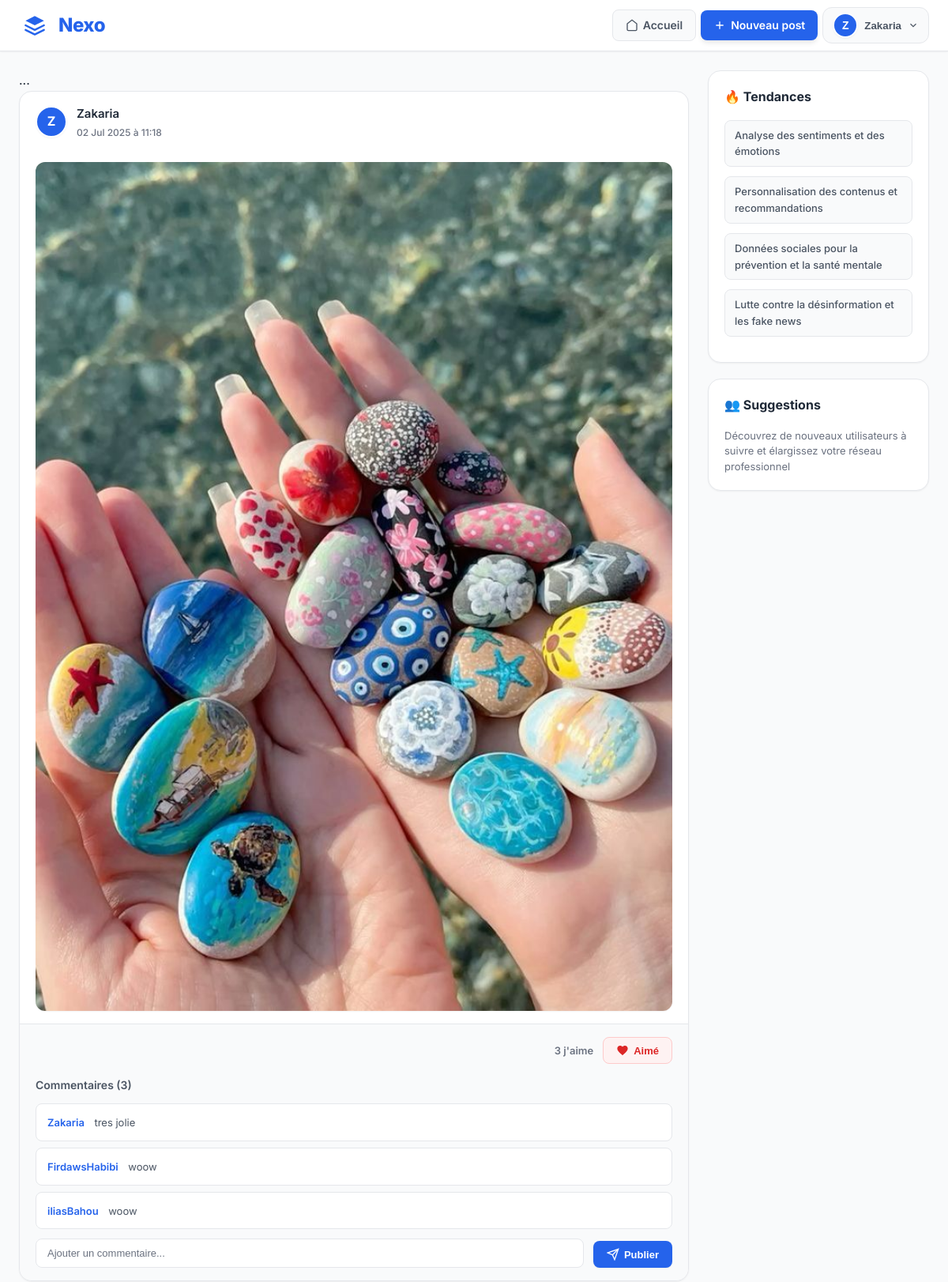
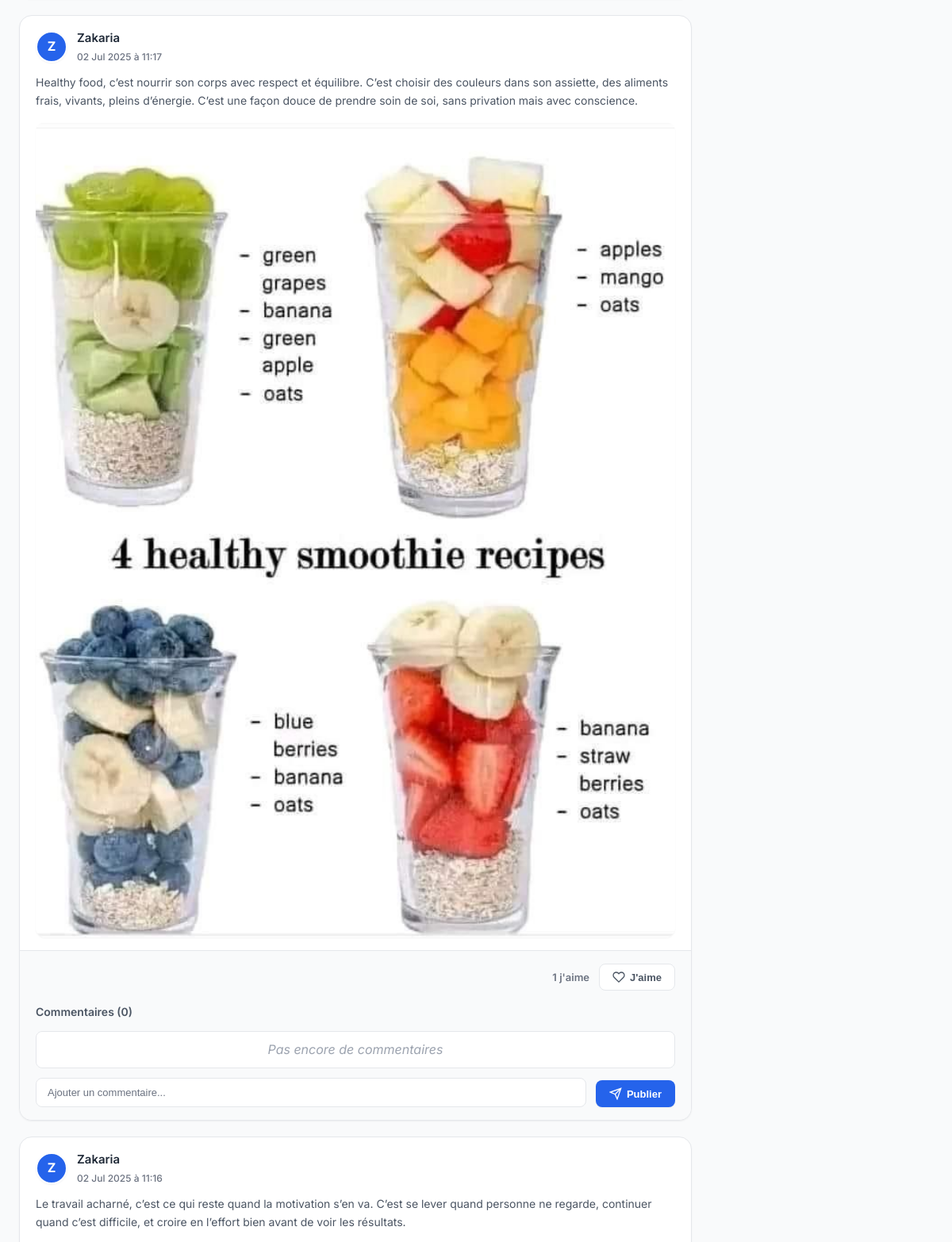
Screenshot of / (signed in, upper part) with the database file from the repository (2 pictures, top to bottom).
### posts/models.py (models this page shows, shortened)
class Post(models.Model):
    author = models.ForeignKey(User, on_delete=models.CASCADE, related_name='posts')
    content = models.TextField()
    image = models.ImageField(upload_to='post_images/', blank=True, null=True)
    created_at = models.DateTimeField(auto_now_add=True)
    likes = models.ManyToManyField(User, related_name='liked_posts', blank=True)  # <-- ajouté ici

class Comment(models.Model):
    post = models.ForeignKey(Post, on_delete=models.CASCADE, related_name='comments')
    author = models.ForeignKey(User, on_delete=models.CASCADE)
    content = models.TextField()
    created_at = models.DateTimeField(auto_now_add=True)

### posts/views.py (the view)
# urls.py: 2. Add a URL to urlpatterns:  path('', views.home, name='home')
@login_required
def home(request):
    posts = Post.objects.all().order_by('-created_at')
    try:
        profile = UserProfile.objects.get(user=request.user)
    except UserProfile.DoesNotExist:
        profile = None
    context = {
        'posts': posts,
        'profile': profile,
    }
    return render(request, 'posts/home.html', context)

### users/templatetags/follow_tags.py (called while the page is built)
@register.filter
def is_following(user, target_user):
    return Follow.objects.filter(follower=user, following=target_user).exists()

### templates/posts/home.html (shortened to what this page needs)
<!DOCTYPE html>
<html lang="fr">
<head>
</head>
<body>
    {% load follow_tags %}
    <nav class="main-navbar">
        <div class="navbar-container">
            <a href="{% url 'home' %}" class="navbar-brand">
                <div class="logo-container">
                </div>
                <span class="brand-text">Nexo</span>
            </a>
            <div class="navbar-nav">
                <a href="{% url 'home' %}" class="nav-link">
                    <svg width="16" height="16" viewBox="0 0 24 24" fill="none" stroke="currentColor" stroke-width="2">
                        <path d="M3 9l9-7 9 7v11a2 2 0 0 1-2 2H5a2 2 0 0 1-2-2z"/>
                    </svg>
                    Accueil
                </a>
                <a href="{% url 'create_post' %}" class="nav-link primary">
                    <svg width="16" height="16" viewBox="0 0 24 24" fill="none" stroke="currentColor" stroke-width="2">
                        <path d="M12 5v14m-7-7h14"/>
                    </svg>
                    Nouveau post
                </a>
                <div class="profile-dropdown">
                    <button class="profile-trigger" onclick="toggleDropdown()">
                        <div class="profile-avatar">
                            {% if user.profile.profile_picture %}
                                <img src="{{ user.profile.profile_picture.url }}" alt="Avatar de {{ user.username }}">
                            {% else %}
                                {{ user.username|first|upper }}
                            {% endif %}
                        </div>
                        <span>{{ user.username|default:"Utilisateur" }}</span>
                        <svg width="14" height="14" viewBox="0 0 24 24" fill="none" stroke="currentColor" stroke-width="2">
                            <polyline points="6,9 12,15 18,9"></polyline>
                        </svg>
                    </button>
                </div>
            </div>
        </div>
    </nav>
    <div class="main-container">
        <main class="posts-feed">
           {% if profile %}
<div class="profile-section fade-in">
    <div class="welcome-message">
        <h3>Bienvenue, {{ user.username }} !</h3>
        <p>Découvrez les dernières tendances</p>
    </div>
    <div class="profile-header">
        <div class="profile-avatar-large">
            {% if profile.profile_picture %}
                <img src="{{ profile.profile_picture.url }}" alt="Avatar de {{ profile.user.username }}">
            {% else %}
                {{ user.username|first|upper }}
            {% endif %}
        </div>
        <div class="profile-info">
            <h2>
                {% if profile.user.get_full_name %}
                    {{ profile.user.get_full_name }}
                {% else %}
                    {{ user.username|default:"Utilisateur" }}
                {% endif %}
            </h2>
            <div class="profile-username">@{{ user.username }}</div>
            {% if profile.bio %}
                <div class="profile-bio">{{ profile.bio }}</div>
            {% endif %}
            <div class="profile-details">
                {% if profile.location %}
                    <div class="profile-detail-item">
                        <span>{{ profile.location }}</span>
                    </div>
                {% endif %}
                {% if profile.website %}
                    <div class="profile-detail-item">
                        <a href="{{ profile.website }}" target="_blank">{{ profile.website }}</a>
                    </div>
                {% endif %}
                {% if profile.gender %}
                    <div class="profile-detail-item">
                        <span>{{ profile.get_gender_display }}</span>
                    </div>
                {% endif %}
            </div>
            <div class="profile-stats">
                <div>
                    <span>{{ posts|length }}</span>
                    Posts
                </div>
                <div>
                    <span>1.2k</span>
                    Abonnés
                </div>
                <div>
                    <span>847</span>
                    Abonnements
                </div>
            </div>
        </div>
    </div>
</div>
{% else %}
...
{% endif %}
            {% for post in posts %}
            <article class="post-card fade-in">
                <div class="post-header">
                    <div class="post-avatar">
                        {% if post.author.profile.profile_picture %}
                            <img src="{{ post.author.profile.profile_picture.url }}" alt="Avatar de {{ post.author.username }}">
                        {% else %}
                            {{ post.author.username|first|upper }}
                        {% endif %}
                    </div>
                    <div class="post-meta">
                        <div class="post-author">{{ post.author.username }}</div>
                        <div class="post-date">{{ post.created_at|date:"d M Y à H:i" }}</div>
                    </div>
                </div>
                <div class="post-content">
                    {{ post.content }}
                </div>
                {% if post.image %}
                <img src="{{ post.image.url }}" alt="Image du post" class="post-image">
                {% endif %}
                <div class="post-actions">
                    <div class="post-interactions">
                        <div class="likes-section">
                            <div class="likes-count">{{ post.likes.count }} j'aime</div>
                            <div class="action-buttons">
                                <form action="{% url 'like_post' post.id %}" method="post">
                                    {% if user in post.likes.all %}
                                    <button type="submit" class="btn liked">
                                        <svg width="16" height="16" viewBox="0 0 24 24" fill="currentColor">
                                            <path d="M12 21.35l-1.45-1.32C5.4 15.36 2 12.28 2 8.5 2 5.42 4.42 3 7.5 3c1.74 0 3.41.81 4.5 2.09C13.09 3.81 14.76 3 16.5 3 19.58 3 22 5.42 22 8.5c0 3.78-3.4 6.86-8.55 11.54L12 21.35z"/>
                                        </svg>
                                        Aimé
                                    </button>
                                    {% else %}
                                    <button type="submit" class="btn">
                                        <svg width="16" height="16" viewBox="0 0 24 24" fill="none" stroke="currentColor" stroke-width="2">
                                            <path d="M20.84 4.61a5.5 5.5 0 0 0-7.78 0L12 5.67l-1.06-1.06a5.5 5.5 0 0 0-7.78 7.78l1.06 1.06L12 21.23l7.78-7.78 1.06-1.06a5.5 5.5 0 0 0 0-7.78z"/>
                                        </svg>
                                        J'aime
                                    </button>
                                    {% endif %}
                                </form>
                            </div>
                        </div>
                    </div>
                    <div class="comments-section">
                        <div class="comments-header">
                            Commentaires ({{ post.comments.count }})
                        </div>
                        <ul class="comments-list">
                            {% for comment in post.comments.all %}
                            <li class="comment-item">
                                <span class="comment-author">{{ comment.author.username }}</span>
                                <span class="comment-content">{{ comment.content }}</span>
                            </li>
                            {% empty %}
                            <li class="comment-item" style="text-align: center; color: #9ca3af; font-style: italic;">
                                Pas encore de commentaires
                            </li>
                            {% endfor %}
                        </ul>
                        <form action="{% url 'add_comment' post.id %}" method="post" class="comment-form">
                            <input type="text" name="content" placeholder="Ajouter un commentaire..." required class="comment-input">
                            <button type="submit" class="btn primary">
                                <svg width="16" height="16" viewBox="0 0 24 24" fill="none" stroke="currentColor" stroke-width="2">
                                    <line x1="22" y1="2" x2="11" y2="13"/>
                                    <polygon points="22,2 15,22 11,13 2,9 22,2"/>
                                </svg>
                                Publier
                            </button>
                        </form>
                    </div>
                </div>
            </article>
            {% endfor %}
        </main>
        <aside class="sidebar">
            <div class="widget">
                <h3 class="widget-title">🔥 Tendances</h3>
                <ul class="trending-topics">
                    <li class="trending-item">
                        <a href="#" class="trending-link">Analyse des sentiments et des émotions</a>
                    </li>
                    <li class="trending-item">
                        <a href="#" class="trending-link">Personnalisation des contenus et recommandations</a>
                    </li>
                    <li class="trending-item">
                        <a href="#" class="trending-link">Données sociales pour la prévention et la santé mentale</a>
                    </li>
                    <li class="trending-item">
                        <a href="#" class="trending-link">Lutte contre la désinformation et les fake news</a>
                    </li>
                </ul>
            </div>
            <div class="widget">
                <h3 class="widget-title">👥 Suggestions</h3>
                <p style="color: #6b7280; font-size: 13px; line-height: 1.5;">
                    Découvrez de nouveaux utilisateurs à suivre et élargissez votre réseau professionnel
                </p>
            </div>
        </aside>
    </div>
</body>
</html>

### rows the page displays
Post: author.username|first "Z", author.username "Zakaria", created_at "02 Jul 2025 à 11:18", image (picture), likes.count "3", shows "Aimé", comments.count "3"
Comment: author.username "Zakaria", content "tres jolie"
Comment: author.username "FirdawsHabibi", content "woow"
Comment: author.username "iliasBahou", content "woow"
Post: author.username|first "Z", author.username "Zakaria", created_at "02 Jul 2025 à 11:17", content "Healthy food, c’est nourrir son corps avec respect et équilibre. C’est choisir des couleurs dans son assiette, des aliments frais, vivants, pleins d’énergie. C’est une façon douce de prendre soin de soi, sans privation mais avec conscience.", image (picture), likes.count "1", shows "J'aime", comments.count "0"
Post: author.username|first "Z", author.username "Zakaria", created_at "02 Jul 2025 à 11:16", content "Le travail acharné, c’est ce qui reste quand la motivation s’en va. C’est se lever quand personne ne regarde, continuer quand c’est difficile, et croire en l’effort bien avant de voir les résultats."

### other values shown
{{ user.username|first|upper }} "Z"
{{ user.username|default:"Utilisateur" }} "Zakaria"
